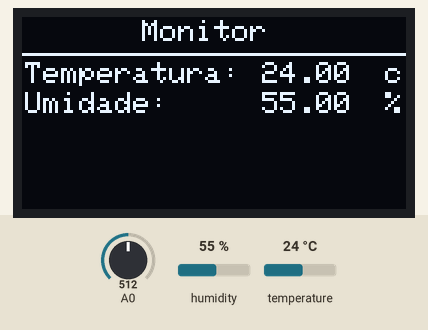
Recording of a sketch running on a simulated Arduino Uno, built with avr-gcc and run on an emulated ATmega328P. Shown: 128×64 one-colour display. The inputs (shaded band) are chosen by the test bench; at power-on: humidity 55 %, temperature 24 °C, A0 = 512. What the sketch prints to the serial monitor is not drawn.

Above: at 10.9 s.
11.0 s: humidity set to 22 %
At 21.0 s:
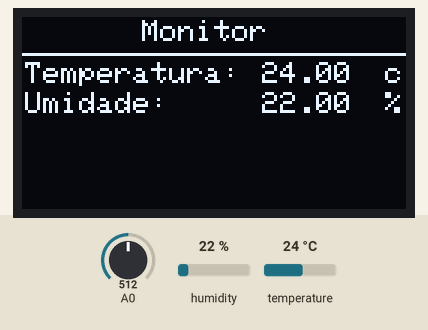
21.8 s: temperature set to 12 °C
At 31.4 s:
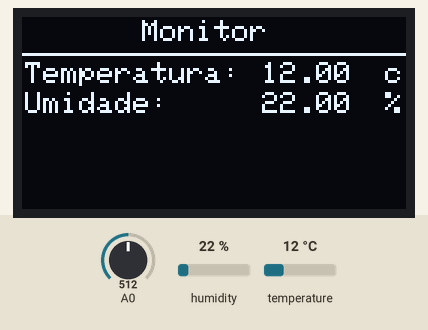
31.9 s: humidity set to 40 %
At 41.7 s:
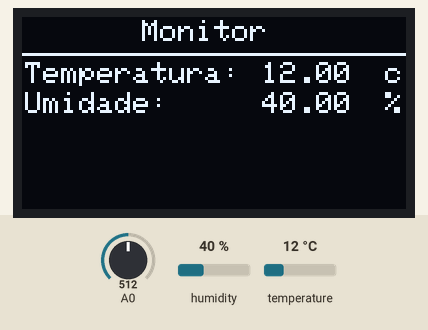
42.0 s: temperature set to 19 °C
Timing chart, 0 to 45.0 s (numbered marks = the images above; inputs shaded):
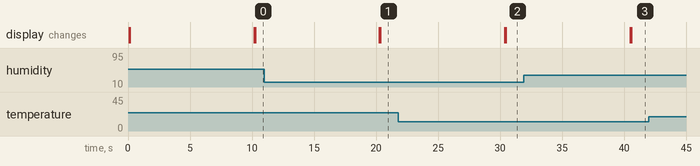

The sketch:

test_oled_sensores.ino
```cpp
#include <Wire.h> //INCLUSÃO DE BIBLIOTECA
#include <Adafruit_GFX.h> //INCLUSÃO DE BIBLIOTECA
#include <Adafruit_SSD1306.h> //INCLUSÃO DE BIBLIOTECA

#include "DHT.h"
#define DHTPIN 2 // pino que estamos conectado
#define DHTTYPE DHT11 // DHT 11
int sensorValue;
float h;
float t;

Adafruit_SSD1306 display = Adafruit_SSD1306(); //OBJETO DO TIPO Adafruit_SSD1306

DHT dht(DHTPIN, DHTTYPE);
void setup()
{
  Serial.begin(9600);
  Serial.println("DHTxx test!");
  dht.begin();

  Wire.begin(); //INICIALIZA A BIBLIOTECA WIRE
  display.begin(SSD1306_SWITCHCAPVCC, 0x3C); //INICIALIZA O DISPLAY COM ENDEREÇO I2C 0x3C
  display.setTextColor(WHITE); //DEFINE A COR DO TEXTO
  display.setTextSize(0); //DEFINE O TAMANHO DA FONTE DO TEXTO
  display.clearDisplay(); //LIMPA AS INFORMAÇÕES DO DISPLAY
}
 void loop()
{

   display.setCursor(40,1); //POSIÇÃO EM QUE O CURSOR IRÁ FAZER A ESCRITA
  display.print("Monitor "); //ESCREVE O TEXTO NO DISPLAY
  display.display(); //EFETIVA A ESCRITA NO DISPLAY
  display.drawLine(0, 12, 127, 12, 1);
  display.setCursor(1,15); //POSIÇÃO EM QUE O CURSOR IRÁ FAZER A ESCRITA
  display.print("Temperatura:"); //ESCREVE O TEXTO NO DISPLAY
  display.setCursor(1,25); //POSIÇÃO EM QUE O CURSOR IRÁ FAZER A ESCRITA
  display.print("Umidade:"); //ESCREVE O TEXTO NO DISPLAY
  display.display(); //EFETIVA A ESCRITA NO DISPLAY

  sensorValue=analogRead(A0);
  // A leitura da temperatura e umidade pode levar 250ms!
  // O atraso do sensor pode chegar a 2 segundos.
  h = dht.readHumidity();
  t = dht.readTemperature();
  // testa se retorno é valido, caso contrário algo está errado.

    Serial.print("Umidade: ");
    Serial.print(h);
    Serial.print("%t ");
    Serial.print(" -- Temperatura: ");
    Serial.print(t);
    Serial.print("*C");
    Serial.print(" -- UV:");
    Serial.print(sensorValue*5000/1023.0);
    Serial.print("mV");
    Serial.print("\n");


  display.setCursor(80,15); //POSIÇÃO EM QUE O CURSOR IRÁ FAZER A ESCRITA
  display.print(t); //ESCREVE O TEXTO NO DISPLAY
  display.setCursor(80,25); //POSIÇÃO EM QUE O CURSOR IRÁ FAZER A ESCRITA
  display.print(h); //ESCREVE O TEXTO NO DISPLAY
  display.setCursor(115,15); //POSIÇÃO EM QUE O CURSOR IRÁ FAZER A ESCRITA
  display.print(" c"); //ESCREVE O TEXTO NO DISPLAY
  display.setCursor(115,25); //POSIÇÃO EM QUE O CURSOR IRÁ FAZER A ESCRITA
  display.print(" %"); //ESCREVE O TEXTO NO DISPLAY
  display.display();

    delay(10000);

    display.clearDisplay(); //LIMPA AS INFORMAÇÕES DO DISPLAY


}
```
